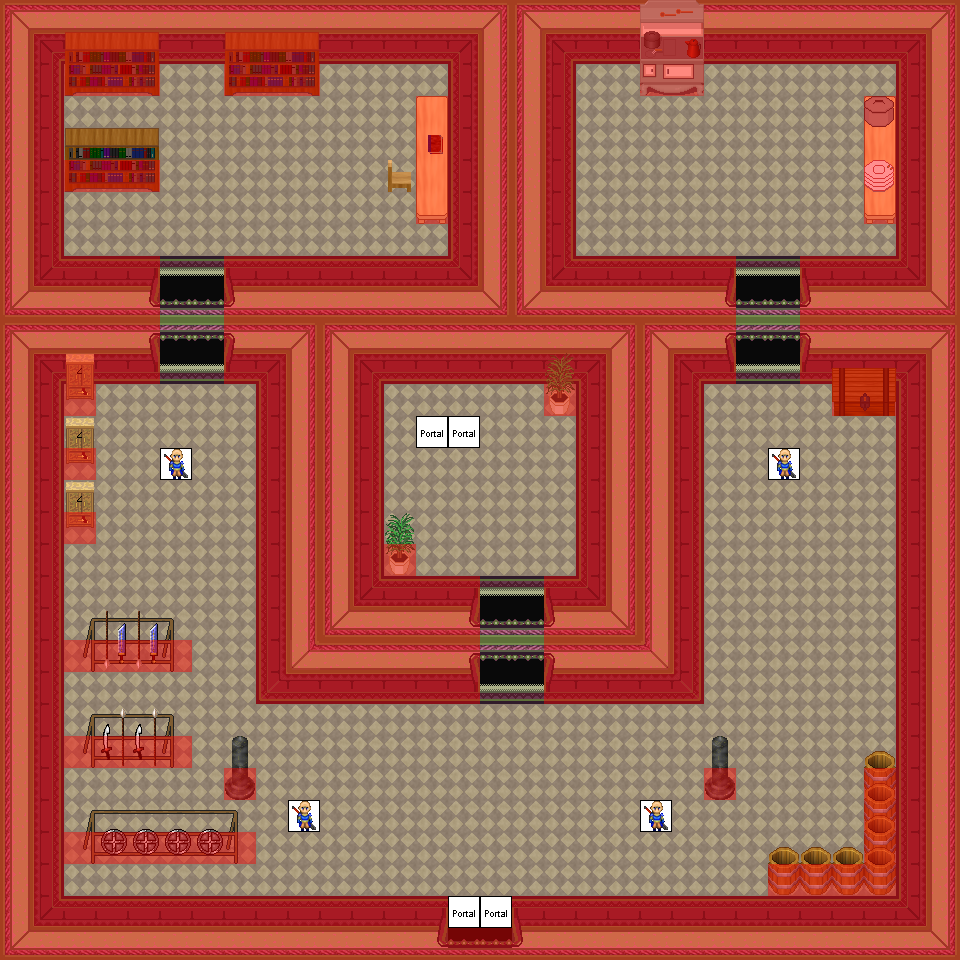

This game map was drawn from its Tiled (.tmx) file and the tilesets committed beside it. A one-line description and the trimmed map source follow:
An orthogonal 30x30 tile map with 32x32 px tiles, 8 tile layers (0_floor, 1_terrain, 2_object, 3_roof, ...), 20 tilesets and 4 objects (2x mapchange_exit, 2x mapchange).

<map version="1.8" tiledversion="1.8.4" orientation="orthogonal" renderorder="right-down" width="30" height="30" tilewidth="32" tileheight="32" infinite="0" nextlayerid="9" nextobjectid="1">
 <tileset firstgid="1" name="collision" tilewidth="32" tileheight="32" tilecount="1" columns="1">
  <image source="../../tileset/logic/collision.png" width="32" height="32" />
 </tileset>
 <tileset firstgid="2" name="portal" tilewidth="32" tileheight="32" tilecount="24" columns="8">
  <image source="../../tileset/logic/portal.png" width="256" height="96" />
 </tileset>
 <tileset firstgid="26" name="wall" tilewidth="32" tileheight="32" tilecount="28" columns="4">
  <image source="../../tileset/building/wall/int_green_purple.png" width="128" height="224" />
 </tileset>
 <tileset firstgid="54" name="entrance" tilewidth="32" tileheight="32" tilecount="28" columns="4">
  <image source="../../tileset/building/entrance/green_purple_ns_ew.png" width="128" height="224" />
 </tileset>
 <tileset firstgid="82" name="ground 1" tilewidth="32" tileheight="32" tilecount="5" columns="5">
  <image source="../../tileset/ground/brown.png" width="160" height="32" />
 </tileset>
 <tileset firstgid="87" name="ground2" tilewidth="32" tileheight="32" tilecount="2" columns="2">
  <image source="../../tileset/ground/brown_paving.png" width="64" height="32" />
 </tileset>
 <tileset firstgid="89" name="stairs" tilewidth="32" tileheight="32" tilecount="12" columns="2">
  <image source="../../tileset/building/stairs/stairs.png" width="64" height="192" />
 </tileset>
 <tileset firstgid="101" name="plant 1" tilewidth="32" tileheight="32" tilecount="2" columns="1">
  <image source="../../tileset/plant/indoor/oriental_plant.png" width="32" height="64" />
 </tileset>
 <tileset firstgid="103" name="shelf" tilewidth="32" tileheight="32" tilecount="6" columns="3">
  <image source="../../tileset/furniture/shelve/bright_bookshelf_and_cupboard.png" width="96" height="64" />
 </tileset>
 <tileset firstgid="109" name="weapons rack" tilewidth="32" tileheight="32" tilecount="18" columns="9">
  <image source="../../tileset/item/armor/weapons_rack.png" width="288" height="64" />
 </tileset>
 <tileset firstgid="127" name="column" tilewidth="32" tileheight="32" tilecount="6" columns="3">
  <image source="../../tileset/item/statue/metal_and_stone.png" width="96" height="64" />
 </tileset>
 <tileset firstgid="133" name="barrel 1" tilewidth="32" tileheight="32" tilecount="2" columns="1">
  <image source="../../tileset/item/pot/barrel_tall.png" width="32" height="64" />
 </tileset>
 <tileset firstgid="135" name="large chest" tilewidth="32" tileheight="32" tilecount="8" columns="4">
  <image source="../../tileset/item/chest/large.png" width="128" height="64" />
 </tileset>
 <tileset firstgid="143" name="table" tilewidth="32" tileheight="32" tilecount="3" columns="1">
  <image source="../../tileset/furniture/table/long_front_on_pale.png" width="32" height="96" />
 </tileset>
 <tileset firstgid="146" name="stove" tilewidth="32" tileheight="32" tilecount="6" columns="2">
  <image source="../../tileset/furniture/kitchen/stove.png" width="64" height="96" />
 </tileset>
 <tileset firstgid="152" name="crockery" tilewidth="32" tileheight="32" tilecount="6" columns="2">
  <image source="../../tileset/furniture/crockery/dishes.png" width="64" height="96" />
 </tileset>
 <tileset firstgid="158" name="book shelf" tilewidth="32" tileheight="32" tilecount="6" columns="3">
  <image source="../../tileset/furniture/shelve/dark_bookshelf_2.png" width="96" height="64" />
 </tileset>
 <tileset firstgid="164" name="chair" tilewidth="32" tileheight="32" tilecount="4" columns="2">
  <image source="../../tileset/furniture/chair/wooden_pale.png" width="64" height="64" />
 </tileset>
 <tileset firstgid="168" name="books" tilewidth="32" tileheight="32" tilecount="4" columns="2">
  <image source="../../tileset/item/documents/book.png" width="64" height="64" />
 </tileset>
 <tileset firstgid="172" name="imperials2" tilewidth="32" tileheight="32" tilecount="16" columns="8">
  <image source="../../tileset/logic/creature/human_imperial.png" width="256" height="64" />
 </tileset>
 <layer id="1" name="0_floor" width="30" height="30">
  <data>[900 cells, 900 non-empty, 2 distinct tile ids]</data>
 </layer>
 <layer id="2" name="1_terrain" width="30" height="30">
  <data>[900 cells, 480 non-empty, 42 distinct tile ids]</data>
 </layer>
 <layer id="3" name="2_object" width="30" height="30">
  <data>[900 cells, 76 non-empty, 27 distinct tile ids]</data>
 </layer>
 <layer id="4" name="3_roof" width="30" height="30">
  <data>[900 cells, 40 non-empty, 14 distinct tile ids]</data>
 </layer>
 <layer id="5" name="4_roof_add" width="30" height="30">
  <data>[900 cells, 0 non-empty, 0 distinct tile ids]</data>
 </layer>
 <layer id="6" name="objects" width="30" height="30">
  <data>[900 cells, 8 non-empty, 2 distinct tile ids]</data>
 </layer>
 <layer id="7" name="collision" width="30" height="30" opacity="0.44">
  <data>[900 cells, 479 non-empty, 1 distinct tile ids]</data>
 </layer>
 <layer id="8" name="protection" width="30" height="30">
  <data>[900 cells, 0 non-empty, 0 distinct tile ids]</data>
 </layer>
 <objectgroup name="Mapevents">
  <object name="house4_entrance_west" type="mapchange_exit" id="1" x="448" y="896" width="32" height="32">
   <properties>
    <property name="map" value="-1_fado_great_cave_w2_x0_y3" />
    <property name="place" value="house4_west_entrance" />
   </properties>
  </object>
  <object name="house4_entrance_east" type="mapchange_exit" id="2" x="480" y="896" width="32" height="32">
   <properties>
    <property name="map" value="-1_fado_great_cave_w2_x0_y3" />
    <property name="place" value="house4_east_entrance" />
   </properties>
  </object>
  <object name="house40_stairs_west" type="mapchange" id="3" x="416" y="416" width="32" height="32">
   <properties>
    <property name="map" value="int_sedah_house4_1_x0_y0" />
    <property name="place" value="house41_stairs_west" />
   </properties>
  </object>
  <object name="house40_stairs_east" type="mapchange" id="4" x="448" y="416" width="32" height="32">
   <properties>
    <property name="map" value="int_sedah_house4_1_x0_y0" />
    <property name="place" value="house41_stairs_east" />
   </properties>
  </object>
 </objectgroup>
</map>
